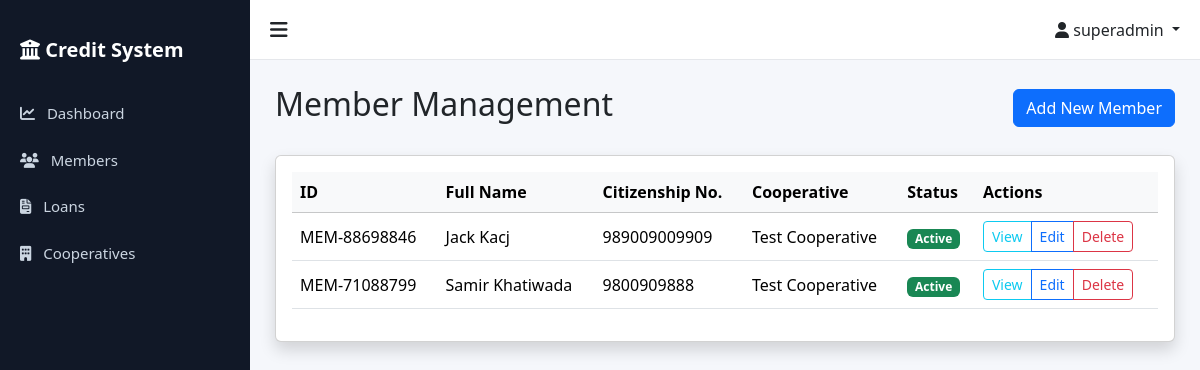
Page /members/ (signed in) on the committed database.
### accounts/models.py (models this page shows, shortened)
class User(AbstractUser):
    ROLE_CHOICES = (
        ('superadmin', 'Super Admin'),
        ('admin', 'Admin'),
        ('staff', 'Staff'),
    )
    role = models.CharField(max_length=20, choices=ROLE_CHOICES, default='staff')
    cooperative = models.ForeignKey(
        'cooperatives.Cooperative',
        on_delete=models.SET_NULL,
        null=True,
        blank=True,
        related_name='users',
        help_text="Null for Super Admin users"
    )
    class Meta:
        ordering = ['-date_joined']
        indexes = [
            models.Index(fields=['role']),
            models.Index(fields=['cooperative']),
        ]
    def is_superadmin(self):
        return self.role == 'superadmin'
    def is_admin(self):
        return self.role == 'admin'
    def is_staff_user(self):
        return self.role == 'staff'

### members/models.py (models this page shows, shortened)
class Member(models.Model):
    full_name = models.CharField(max_length=255)
    citizenship_number = models.CharField(max_length=50, unique=True)
    unique_system_id = models.CharField(max_length=20, unique=True, editable=False)
    address = models.TextField()
    phone = models.CharField(max_length=20)
    blacklist_status = models.BooleanField(default=False)
    cooperative = models.ForeignKey(
        'cooperatives.Cooperative',
        on_delete=models.CASCADE,
        related_name='members'
    )
    created_at = models.DateTimeField(auto_now_add=True)
    updated_at = models.DateTimeField(auto_now=True)
    class Meta:
        ordering = ['-created_at']
        indexes = [
            models.Index(fields=['citizenship_number']),
            models.Index(fields=['unique_system_id']),
            models.Index(fields=['blacklist_status']),
        ]

### cooperatives/models.py (models this page shows, shortened)
class Cooperative(models.Model):
    STATUS_CHOICES = (
        ('active', 'Active'),
        ('inactive', 'Inactive'),
    )
    name = models.CharField(max_length=255)
    code = models.CharField(max_length=50, unique=True)
    address = models.TextField()
    contact = models.CharField(max_length=255)  # Can contain phone/email
    status = models.CharField(max_length=20, choices=STATUS_CHOICES, default='active')
    created_at = models.DateTimeField(auto_now_add=True)
    updated_at = models.DateTimeField(auto_now=True)
    class Meta:
        ordering = ['-created_at']
        verbose_name_plural = 'Cooperatives'

### members/views.py (the view)
# urls.py: path('', views.MemberListView.as_view(), name='member_list'),
class MemberListView(StaffOrAdminMixin, CooperativeAccessMixin, ListView):
    model = Member
    template_name = 'members/member_list.html'
    context_object_name = 'members'
    paginate_by = 10

### accounts/permissions.py (called while the page is built, shortened)
    def test_func(self):
        return self.request.user.is_authenticated and (
            self.request.user.is_staff_user() or
            self.request.user.is_admin() or
            self.request.user.is_superadmin()
        )

    def get_queryset(self):
        queryset = super().get_queryset()
        if self.request.user.is_superadmin():
            return queryset

    def get_context_data(self, **kwargs):
        context = super().get_context_data(**kwargs)
        if not self.request.user.is_superadmin() and self.request.user.cooperative:
            context['user_cooperative'] = self.request.user.cooperative
        return context

### templates/members/member_list.html (shortened to what this page needs)
{% extends 'base.html' %}
{% block content %}
<div class="d-flex justify-content-between align-items-center mb-4">
    <h2>Member Management</h2>
    <a href="{% url 'members:member_add' %}" class="btn btn-primary">Add New Member</a>
</div>
<div class="card shadow">
    <div class="card-body">
        <div class="table-responsive">
            <table class="table table-hover align-middle">
                <thead class="table-light">
                    <tr>
                        <th>ID</th>
                        <th>Full Name</th>
                        <th>Citizenship No.</th>
                        <th>Cooperative</th>
                        <th>Status</th>
                        <th>Actions</th>
                    </tr>
                </thead>
                <tbody>
                    {% for member in members %}
                    <tr>
                        <td>{{ member.unique_system_id }}</td>
                        <td>{{ member.full_name }}</td>
                        <td>{{ member.citizenship_number }}</td>
                        <td>{{ member.cooperative.name }}</td>
                        <td>
                            {% if member.blacklist_status %}
                            <span class="badge bg-danger">Blacklisted</span>
                            {% else %}
                            <span class="badge bg-success">Active</span>
                            {% endif %}
                        </td>
                        <td>
                            <div class="btn-group btn-group-sm">
                                <a href="{% url 'members:member_detail' member.pk %}" class="btn btn-outline-info">View</a>
                                <a href="{% url 'members:member_edit' member.pk %}" class="btn btn-outline-primary">Edit</a>
                                {% if user.is_superadmin or user.is_admin %}
                                <a href="{% url 'members:member_delete' member.pk %}" class="btn btn-outline-danger">Delete</a>
                                {% endif %}
                            </div>
                        </td>
                    </tr>
                    {% empty %}
                    <tr>
                        <td colspan="6" class="text-center py-4">No members found.</td>
                    </tr>
                    {% endfor %}
                </tbody>
            </table>
        </div>
    </div>
</div>
{% endblock %}

### templates/base.html (shortened to what this page needs)
{% load static %}
<!DOCTYPE html>
<html lang="en">
<head>
<link href="https://cdn.jsdelivr.net/npm/bootstrap@5.3.2/dist/css/bootstrap.min.css" rel="stylesheet">
<link rel="stylesheet" href="https://cdnjs.cloudflare.com/ajax/libs/font-awesome/6.5.0/css/all.min.css">
</head>
<body>
<div id="sidebar" class="sidebar">
<div class="sidebar-brand">
<i class="fa-solid fa-building-columns"></i> Credit System
</div>
{% if user.is_authenticated %}
<a href="{% url 'accounts:dashboard' %}">
<i class="fa-solid fa-chart-line me-2"></i> Dashboard
</a>
<a href="{% url 'members:member_list' %}">
<i class="fa-solid fa-users me-2"></i> Members
</a>
<a href="{% url 'loans:loan_list' %}">
    <i class="fa-solid fa-file-invoice me-2"></i> Loans
</a>
{% if user.is_superadmin %} <a href="{% url 'cooperatives:list' %}"> <i class="fa-solid fa-building me-2"></i> Cooperatives </a>
{% elif user.cooperative %} <a href="{% url 'cooperatives:detail' user.cooperative.pk %}"> <i class="fa-solid fa-handshake me-2"></i> My Cooperative </a>
{% endif %}
{% endif %}
</div>
<div id="mainContent" class="main-content">
<div class="topbar">
<div class="toggle-btn" onclick="toggleSidebar()">
<i class="fa-solid fa-bars"></i>
</div>
<div>
{% if user.is_authenticated %}
<div class="dropdown">
<a class="dropdown-toggle text-dark text-decoration-none"
href="#"
role="button"
data-bs-toggle="dropdown">
<i class="fa-solid fa-user"></i>
{{ user.username }}
</a>
</div>
{% else %}
<a href="{% url 'accounts:login' %}" class="btn btn-primary btn-sm">
Login
</a>
{% endif %}
</div>
</div>
<div class="page-content">
{% block content %}
{% endblock %}
</div>
</div>
</body>
</html>

### templates/base.html (style rules this page uses)
body { overflow-x:hidden; background:#f5f7fb; }
.sidebar { height:100vh; width:250px; position:fixed; top:0; left:0; background:#111827; padding-top:20px; transition:all 0.3s; }
.sidebar a { color:#cbd5e1; padding:12px 20px; display:block; text-decoration:none; font-size:15px; }
.sidebar-brand { color:#fff; font-size:20px; font-weight:600; padding:15px 20px; margin-bottom:10px; }
.main-content { margin-left:250px; transition:all 0.3s; }
.topbar { height:60px; background:#fff; border-bottom:1px solid #e5e7eb; display:flex; align-items:center; justify-content:space-between; padding:0 20px; }
.toggle-btn { font-size:20px; cursor:pointer; }
.page-content { padding:25px; }

### rows in the picture
User: username "superadmin"
Member: unique_system_id "MEM-88698846", full_name "Jack Kacj", citizenship_number "989009009909", cooperative.name "Test Cooperative", blacklist_status "Active"
Member: unique_system_id "MEM-71088799", full_name "Samir Khatiwada", citizenship_number "9800909888", cooperative.name "Test Cooperative", blacklist_status "Active"
